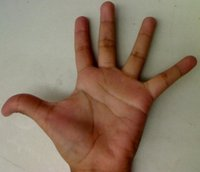
#> input picture Histograms/img2.jpg, 200 x 172 px, given in place of dog.jpg, which was not available
$ jupyter execute 'basic threshold.ipynb'
#> lines starting #> are read from the running program, lines starting #| are printed output that depends on the picture; pictures that were not available may be replaced by others from this repository, and a replacement may not be noted
[cell 1]
from __future__ import print_function
import cv2 as cv
import argparse

max_value = 255
max_type = 4
max_binary_value = 255
trackbar_type = 'Type: \n 0: Binary \n 1: Binary Inverted \n 2: Truncate \n 3: To Zero \n 4: To Zero Inverted'
trackbar_value = 'Value'
window_name = 'Threshold Demo'

def Threshold_Demo(val):
    #0: Binary
    #1: Binary Inverted
    #2: Threshold Truncated
    #3: Threshold to Zero
    #4: Threshold to Zero Inverted
    threshold_type = cv.getTrackbarPos(trackbar_type, window_name)
    threshold_value = cv.getTrackbarPos(trackbar_value, window_name)
    _, dst = cv.threshold(src_gray, threshold_value, max_binary_value, threshold_type )
    cv.imshow(window_name, dst)


src = cv.imread('dog.jpg')
#> src is the input picture: shape (172, 200, 3); mean B, G, R 101.1, 120.5, 140.6
if src is None:
    print('Could not open or find the image: ', args.input)
    exit(0)
# Convert the image to Gray
src_gray = cv.cvtColor(src, cv.COLOR_BGR2GRAY)
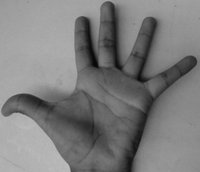
#> src_gray: shape (172, 200); min 7, max 193, mean 124.3

cv.namedWindow(window_name)

cv.createTrackbar(trackbar_type, window_name , 3, max_type, Threshold_Demo)
# Create Trackbar to choose Threshold value
cv.createTrackbar(trackbar_value, window_name , 0, max_value, Threshold_Demo)
#> slider 'Value' is set to 85

# Call the function to initialize
Threshold_Demo(0)
#> in Threshold_Demo, `_, dst = cv.threshold(src_gray, threshold_value, max_binary_value, thr..`:
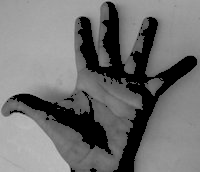
#> dst: shape (172, 200); min 0, max 193, mean 112.7
# Wait until user finishes program
cv.waitKey()

$ run again, on Histograms/img3.jpg
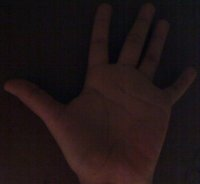
#> input picture Histograms/img3.jpg, 200 x 184 px, given in place of dog.jpg, which was not available
#> src is the input picture: shape (184, 200, 3); mean B, G, R 21.5, 21.1, 32.2
#> `src_gray = cv.cvtColor(src, cv.COLOR_BGR2GRAY)`:
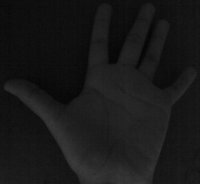
#> src_gray: shape (184, 200); min 4, max 59, mean 24.5
#> dst: shape (184, 200); every value is 0
